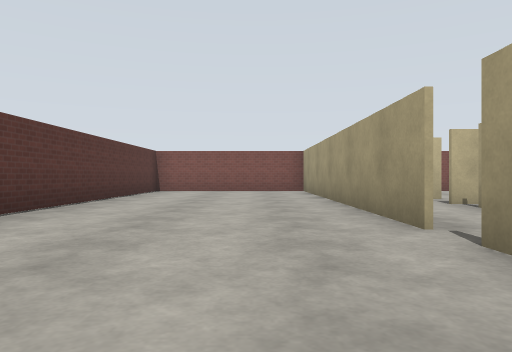
View 1 (above)

16 first-person views from a walk through a robot-simulator world made for Gazebo. The camera is 0.94 m above the floor, looks level and sees 70° across. The floor is counted in squares, 2 m on a side. Each view is taken from the middle of a square. On the plan, view 1 faces up. The plan holds only what a view shows up to about 9 squares ahead; the rest is blank. The place goes on beyond the plan. Simple patterns stand in for the simulator's built-in surfaces.

View 2
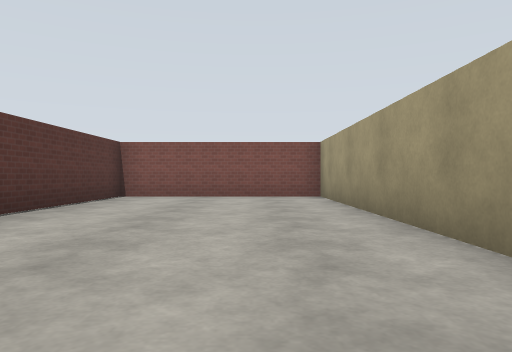

View 3
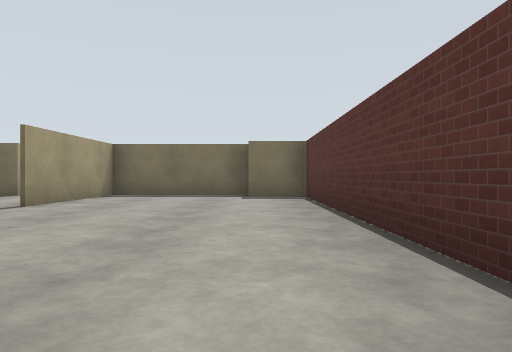

View 4
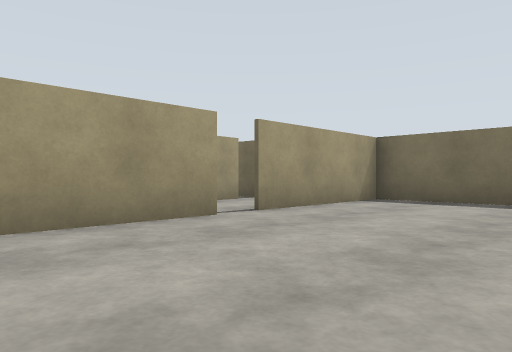

View 5
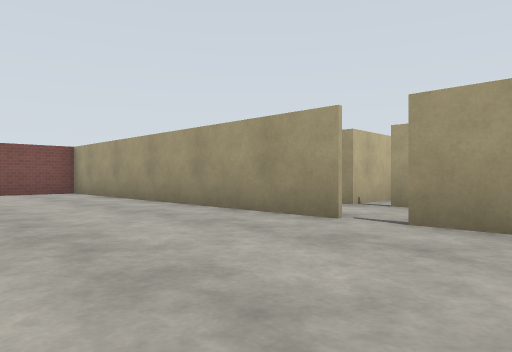

View 6
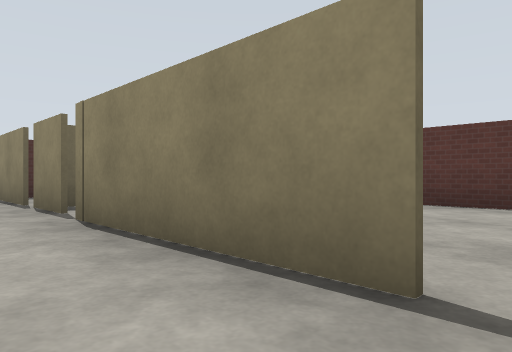

View 7
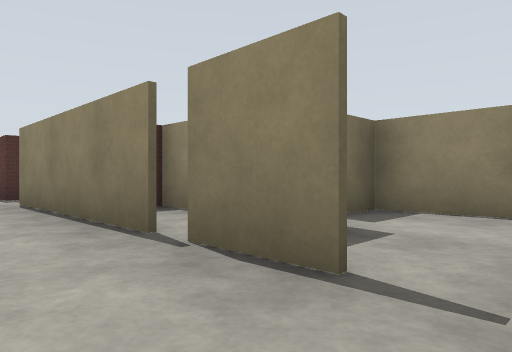

View 8
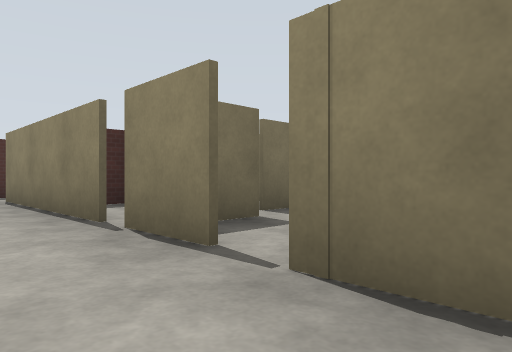

View 9
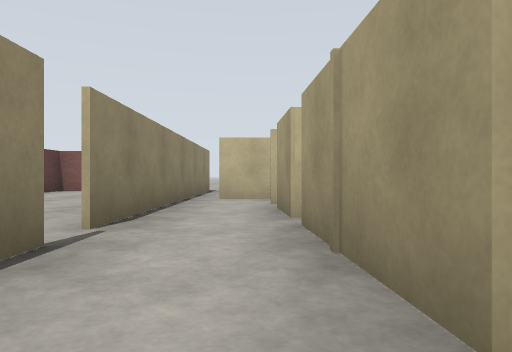

View 10
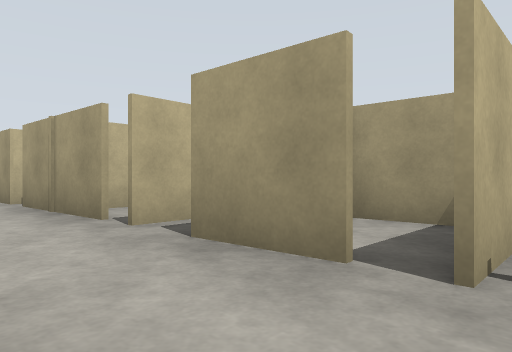

View 11
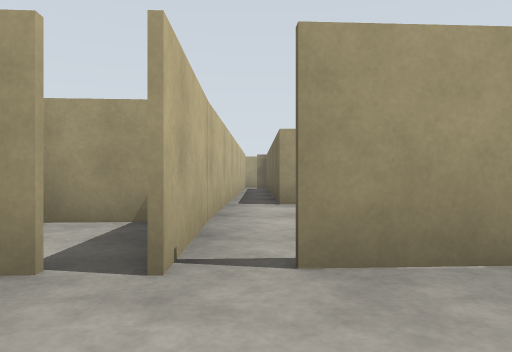

View 12
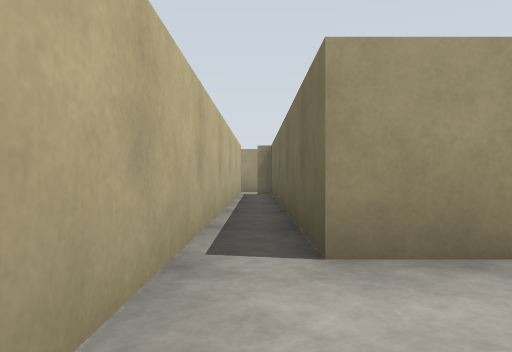

View 13
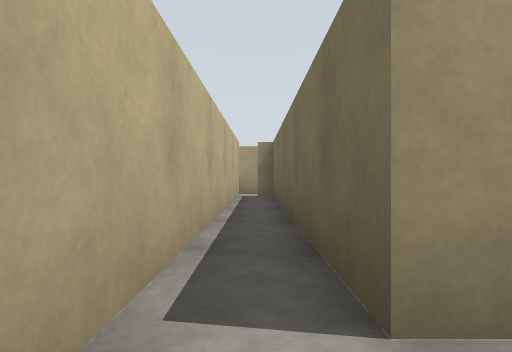

View 14
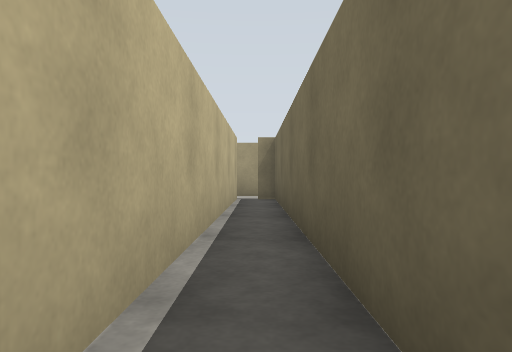

View 15
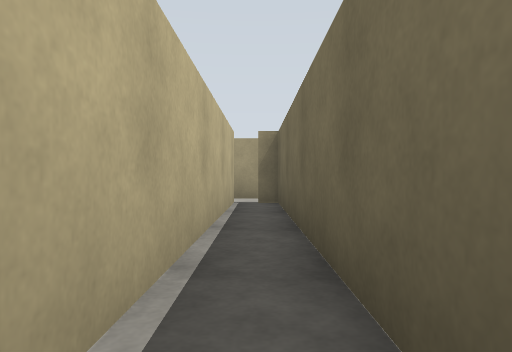

View 16
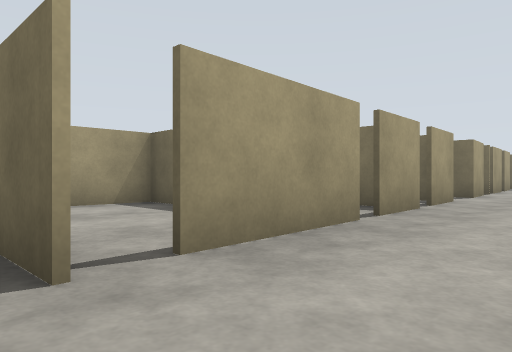

### Floor plan
Ten units are one square. View 1 is at (0, 0); x grows to the right and y downward. Boxes are objects, and circles mark ways between rooms. Rooms are numbered by the first view taken in them; rooms with no view inside come last. Other rooms are left out.
<svg viewBox="-36 -119 197 204">
<path fill="none" stroke="#000" d="M15 -31 15 -114 -31 -114 -31 1 -18 1M-19 9 15 9 15 -25M38 21 37 6M16 19 16 32M16 36 16 80M36 -8 35 -36M40 55 38 32M16 -25 16 12M41 74 40 60M73 53 81 53 81 34 154 34 154 30M156 26 37 25M-18 18 -18 34 -5 34M-1 30 12 30"/>
<circle cx="20" cy="-30" r="3" fill="#2a7"/>
<circle cx="40" cy="30" r="3" fill="#2a7"/>
<circle cx="10" cy="20" r="3" fill="#2a7"/>
<text x="0" y="-50">1</text>
<text x="30" y="20">2</text>
<text x="80" y="30">3</text>
<text x="-10" y="20">4</text>
</svg>
Room 1 opens to room 2. Room 2 opens to room 3. Room 2 opens to room 4.

Where each view was taken, in squares from view 1:
view 1: 0 up, 0 right, facing up
view 2: 3 up, 0 right, facing up
view 3: 8 up, 2 left, facing down
view 4: 6 up, 2 left, facing down-right
view 5: 1 up, 2 left, facing up-right
view 6: 3 up, 3 right, facing down-left
view 7: 1 down, 3 right, facing down-left
view 8: 0 up, 3 right, facing down-left
view 9: 0 up, 3 right, facing up
view 10: 3 down, 2 right, facing up-right
view 11: 3 down, 2 right, facing right
view 12: 3 down, 6 right, facing right
view 13: 3 down, 7 right, facing right
view 14: 3 down, 8 right, facing right
view 15: 3 down, 9 right, facing right
view 16: 2 down, 2 right, facing down-right
